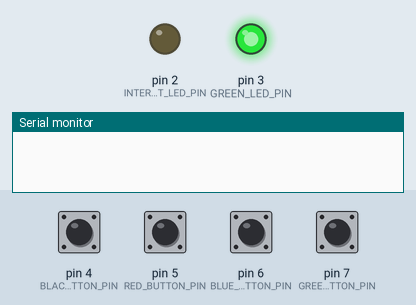
The program below on a simulated Arduino Uno, built with avr-gcc and run on an emulated ATmega328P. Shown: output pins drawn as LEDs (lit = HIGH), the last lines printed to the serial monitor. Dashed ring = blinking. The inputs (shaded band) are chosen by the test bench; at power-on: pin 4 (BLACK_BUTTON_PIN), pin 5 (RED_BUTTON_PIN), pin 6 (BLUE_BUTTON_PIN), pin 7 (GREEN_BUTTON_PIN) HIGH.

Above: at 0.9 s.
1.0 s: pin 7 (GREEN_BUTTON_PIN) pulled LOW for 0.15 s
At 1.9 s:
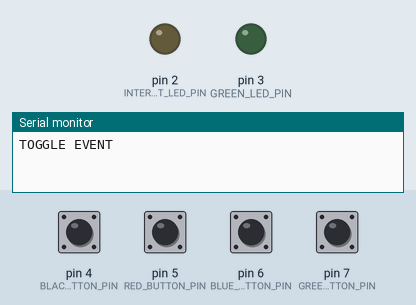
4.1 s: pin 4 (BLACK_BUTTON_PIN) pulled LOW for 0.15 s
At 5.4 s:
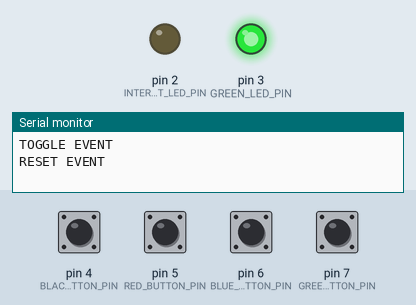
8.9 s: pin 7 (GREEN_BUTTON_PIN) pulled LOW for 1 s
At 10.7 s:
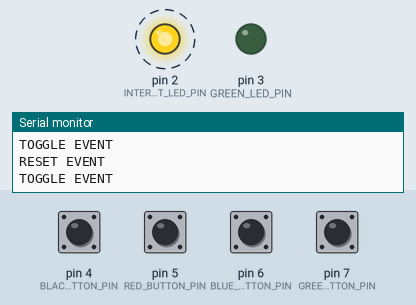
12.9 s: pin 4 (BLACK_BUTTON_PIN) pulled LOW for 1 s
At 13.3 s:
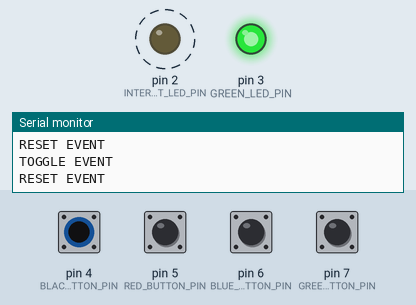
Timing chart, 0 to 15.9 s (numbered marks = the images above; inputs shaded):
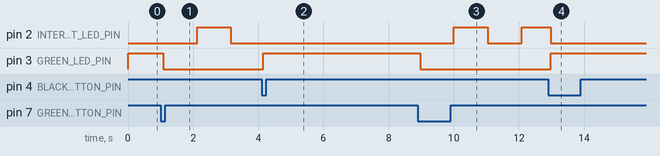

Measured:
- after the input at 1.0 s, pin 2 (INTERMITTENT_LED_PIN): LOW → HIGH after 1.1 s, → LOW 1.0 s later; pin 3 (GREEN_LED_PIN): HIGH → LOW after 0.08 s
- after the input at 4.1 s, pin 2 (INTERMITTENT_LED_PIN): stops changing and stays LOW; pin 3 (GREEN_LED_PIN): LOW → HIGH after 0.05 s
- after the input at 8.9 s, pin 2 (INTERMITTENT_LED_PIN): LOW → HIGH after 1.1 s, → LOW 1.0 s later, → HIGH 1.0 s later; pin 3 (GREEN_LED_PIN): HIGH → LOW after 0.07 s
- after the input at 12.9 s, pin 3 (GREEN_LED_PIN): LOW → HIGH after 0.08 s

The program:

main.cpp
```cpp
#include <Arduino.h>

#include "Logger.hpp"

#include "tasks.hpp"
#include "globals.hpp"
#include "definitions.hpp"

int putChar(char c, FILE *f)
{
  return Serial.print(c);
}

int getChar(FILE *f)
{
  while (!Serial.available())
    ;
  return Serial.read();
}

void setupStdio()
{
  Serial.begin(baudRate);
  while (!Serial) ;

  stdin = stdout = fdevopen(Logger::putCharWrapper, Logger::getCharWrapper);
}

void setup()
{
  setupStdio();
  initializeComponents();
  // Serial.begin(9600);
  // printf("test");

  xTaskCreate(toggleTask, "Toggle", 64, nullptr, 1, nullptr);
  xTaskCreate(delayTask, "Delay", 96, nullptr, 2, nullptr);
  xTaskCreate(resetTask, "Reset", 64, nullptr, 1, nullptr);
  xTaskCreate(idleTask, "Idle", 256, nullptr, 1, nullptr);

  vTaskStartScheduler();
}

void loop()
{
}
```

Definitions.hpp
```cpp
#ifndef DEFINITIONS_HPP
#define DEFINITIONS_HPP

// LED PINS
#define GREEN_LED_PIN 3
#define INTERMITTENT_LED_PIN 2

// BUTTON PINS
#define RED_BUTTON_PIN 5
#define GREEN_BUTTON_PIN 7
#define BLUE_BUTTON_PIN 6
#define BLACK_BUTTON_PIN 4

// CONSTANTS
const long intervalStep = 100;
const long maxInterval = 2000;
const long defaultInterval = 1000;
const long minInterval = 100;
const int baudRate = 9600;
const int loopDelay = 5; // 5 ms

#define TOGGLE_TASK_DELAY 50
#define DELAY_TASK_DELAY 50
#define IDLE_TASK_DELAY 200
#define RESET_TASK_DELAY 50

// OFFSETS
#define LED_TOGGLE_RECC_OFFSET 2
#define DELAY_CHANGE_RECC_OFFSET 0
#define DELAY_RESET_RECC_OFFSET 1

#define RECC_LED_TOGGLE 1
#define RECC_DELAY_CHANGE 0
#define RECC_RESET_BTN 1

#define PRESCALER_1 (1 << CS10)
#define COMPA_INTERRUPT (1 << OCIE1A)

#endif
```

Globals.hpp
```cpp
#ifndef GLOBALS_HPP
#define GLOBALS_HPP

#include <Arduino.h>
#include "EventManager.hpp"
#include "definitions.hpp"
#include <Arduino_FreeRTOS.h>
#include <semphr.h>

extern volatile unsigned long blinkInterval;
extern volatile byte currentEvent;
extern volatile byte currentTask;
extern EventManager eventManager;

#endif
```

Globals.cpp
```cpp
#include "globals.hpp"

volatile unsigned long blinkInterval = defaultInterval;
volatile byte currentTask = NONE;
volatile byte currentEvent = EVENT_NONE;
EventManager eventManager = EventManager();
```

Tasks.hpp
```cpp
#ifndef TASKS_HPP
#define TASKS_HPP

#include <Arduino.h>
#include <Arduino_FreeRTOS.h>
#include <semphr.h>
#include "Button.hpp"
#include "LED.hpp"
#include "definitions.hpp"
#include "globals.hpp"

void handleReset();
void handleToggle();
void handleIncrement();
void handleDecrement();

void idleTask(void* params);
void resetTask(void* params);
void delayTask(void* params);
void toggleTask(void* params);

void initializeComponents();

#endif
```

tasks.cpp
```cpp
#include "Tasks.hpp"
#include "globals.hpp"
#include <Arduino_FreeRTOS.h>
#include <semphr.h>

Button redButton;
Button blueButton;
Button greenButton;
Button blackButton;

LED greenLed;
LED intermittendLED;

SemaphoreHandle_t semaphore;

void handleIncrement()
{
    currentEvent |= INCREMENT_EVENT;
    if (blinkInterval + intervalStep <= maxInterval)
    {
        blinkInterval += intervalStep;
    }
}

void handleDecrement()
{
    currentEvent |= DECREMENT_EVENT;
    if (blinkInterval - intervalStep >= minInterval)
    {
        blinkInterval -= intervalStep;
    }
}

void handleReset()
{
    currentEvent |= RESET_EVENT;

    intermittendLED.turnOff();
    greenLed.turnOn();

    blinkInterval = defaultInterval;
}

void handleToggle()
{
    currentEvent |= TOGGLE_EVENT;

    if (greenLed.getState())
    {
        greenLed.turnOff();
    }

    intermittendLED.turnOn();
}

void delayTask(void *params)
{
    static TickType_t taskDelay = pdMS_TO_TICKS(DELAY_TASK_DELAY);
    vTaskDelay(taskDelay);
    static unsigned long lastToggleTime;

    for (;;)
    {
        if (xSemaphoreTake(semaphore, portMAX_DELAY) == pdTRUE)
        {
            redButton.checkForClick();
            blueButton.checkForClick();

            if ((millis() - lastToggleTime >= blinkInterval) && !greenLed.getState())
            {
                intermittendLED.toggle();
                lastToggleTime = millis();
            }

            xSemaphoreGive(semaphore);
        }
        vTaskDelay(taskDelay);
    }
}

void resetTask(void *params)
{
    static TickType_t taskDelay = pdMS_TO_TICKS(RESET_TASK_DELAY);
    vTaskDelay(taskDelay);

    for (;;)
    {
        if (xSemaphoreTake(semaphore, portMAX_DELAY) == pdTRUE)
        {
            blackButton.checkForClick();
            xSemaphoreGive(semaphore);
        }
        vTaskDelay(taskDelay);
    }
}

void toggleTask(void *params)
{
    static TickType_t taskDelay = pdMS_TO_TICKS(TOGGLE_TASK_DELAY);
    vTaskDelay(taskDelay);

    for (;;)
    {
        if (xSemaphoreTake(semaphore, portMAX_DELAY) == pdTRUE)
        {
            greenButton.checkForClick();
            xSemaphoreGive(semaphore);
        }
        vTaskDelay(taskDelay);
    }
}

void idleTask(void *params)
{
    static TickType_t taskDelay = pdMS_TO_TICKS(IDLE_TASK_DELAY);
    for (;;)
    {
        if (xSemaphoreTake(semaphore, portMAX_DELAY) == pdTRUE)
        {
            eventManager.triggerEvent(currentEvent, blinkInterval);
            currentEvent = EVENT_NONE;
            xSemaphoreGive(semaphore);
        }
        vTaskDelay(taskDelay);
    }
}

void initializeComponents()
{
    redButton = Button(RED_BUTTON_PIN, handleIncrement);
    blueButton = Button(BLUE_BUTTON_PIN, handleDecrement);
    greenButton = Button(GREEN_BUTTON_PIN, handleToggle);
    blackButton = Button(BLACK_BUTTON_PIN, handleReset);

    greenLed = LED(GREEN_LED_PIN);
    intermittendLED = LED(INTERMITTENT_LED_PIN);

    greenLed.turnOn();
    intermittendLED.turnOff();

    semaphore = xSemaphoreCreateBinary();
    xSemaphoreGive(semaphore);
}
```
